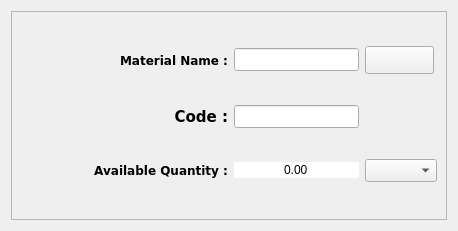
<?xml version="1.0" encoding="UTF-8"?>
<ui version="4.0">
 <class>AddPackingMterial</class>
 <widget class="QWidget" name="AddPackingMterial">
  <property name="geometry">
   <rect>
    <x>0</x>
    <y>0</y>
    <width>458</width>
    <height>231</height>
   </rect>
  </property>
  <property name="minimumSize">
   <size>
    <width>450</width>
    <height>231</height>
   </size>
  </property>
  <property name="maximumSize">
   <size>
    <width>462</width>
    <height>231</height>
   </size>
  </property>
  <property name="windowTitle">
   <string>Add Packing Mterial</string>
  </property>
  <property name="windowIcon">
   <iconset>
    <normaloff>icons/logo.png</normaloff>icons/logo.png</iconset>
  </property>
  <property name="layoutDirection">
   <enum>Qt::LeftToRight</enum>
  </property>
  <layout class="QGridLayout" name="gridLayout_2">
   <item row="0" column="0">
    <widget class="QFrame" name="frame">
     <property name="maximumSize">
      <size>
       <width>576</width>
       <height>213</height>
      </size>
     </property>
     <property name="frameShape">
      <enum>QFrame::StyledPanel</enum>
     </property>
     <property name="frameShadow">
      <enum>QFrame::Raised</enum>
     </property>
     <layout class="QGridLayout" name="gridLayout" columnstretch="1,0,0">
      <item row="2" column="2">
       <widget class="QComboBox" name="rm_units_combo">
        <property name="minimumSize">
         <size>
          <width>0</width>
          <height>23</height>
         </size>
        </property>
       </widget>
      </item>
      <item row="1" column="1">
       <widget class="QLineEdit" name="material_code">
        <property name="minimumSize">
         <size>
          <width>0</width>
          <height>23</height>
         </size>
        </property>
        <property name="font">
         <font>
          <weight>75</weight>
          <bold>true</bold>
         </font>
        </property>
       </widget>
      </item>
      <item row="0" column="0">
       <widget class="QLabel" name="label_5">
        <property name="font">
         <font>
          <family>Bitstream Vera Sans</family>
          <weight>75</weight>
          <bold>true</bold>
         </font>
        </property>
        <property name="text">
         <string>Material Name :</string>
        </property>
        <property name="alignment">
         <set>Qt::AlignRight|Qt::AlignTrailing|Qt::AlignVCenter</set>
        </property>
        <property name="buddy">
         <cstring>material_name</cstring>
        </property>
       </widget>
      </item>
      <item row="0" column="2">
       <widget class="QPushButton" name="add_pm">
        <property name="minimumSize">
         <size>
          <width>69</width>
          <height>28</height>
         </size>
        </property>
        <property name="maximumSize">
         <size>
          <width>69</width>
          <height>28</height>
         </size>
        </property>
        <property name="font">
         <font>
          <weight>50</weight>
          <bold>false</bold>
         </font>
        </property>
        <property name="text">
         <string/>
        </property>
        <property name="icon">
         <iconset>
          <normaloff>icons/add.png</normaloff>icons/add.png</iconset>
        </property>
       </widget>
      </item>
      <item row="0" column="1">
       <widget class="QLineEdit" name="material_name">
        <property name="minimumSize">
         <size>
          <width>0</width>
          <height>23</height>
         </size>
        </property>
        <property name="font">
         <font>
          <weight>75</weight>
          <bold>true</bold>
         </font>
        </property>
       </widget>
      </item>
      <item row="2" column="0">
       <widget class="QLabel" name="label_19">
        <property name="font">
         <font>
          <family>Bitstream Vera Sans</family>
          <weight>75</weight>
          <bold>true</bold>
         </font>
        </property>
        <property name="text">
         <string>Available Quantity :</string>
        </property>
        <property name="alignment">
         <set>Qt::AlignRight|Qt::AlignTrailing|Qt::AlignVCenter</set>
        </property>
        <property name="buddy">
         <cstring>rm_quantity</cstring>
        </property>
       </widget>
      </item>
      <item row="2" column="1">
       <widget class="QDoubleSpinBox" name="rm_quantity">
        <property name="styleSheet">
         <string notr="true">border:0px;
</string>
        </property>
        <property name="alignment">
         <set>Qt::AlignCenter</set>
        </property>
        <property name="buttonSymbols">
         <enum>QAbstractSpinBox::NoButtons</enum>
        </property>
        <property name="maximum">
         <double>10000000000000000000.000000000000000</double>
        </property>
       </widget>
      </item>
      <item row="1" column="0">
       <widget class="QLabel" name="label_4">
        <property name="font">
         <font>
          <family>Bitstream Vera Sans</family>
          <pointsize>11</pointsize>
          <weight>75</weight>
          <bold>true</bold>
          <kerning>true</kerning>
         </font>
        </property>
        <property name="text">
         <string>Code :</string>
        </property>
        <property name="alignment">
         <set>Qt::AlignRight|Qt::AlignTrailing|Qt::AlignVCenter</set>
        </property>
        <property name="buddy">
         <cstring>material_code</cstring>
        </property>
       </widget>
      </item>
     </layout>
    </widget>
   </item>
  </layout>
 </widget>
 <resources/>
 <connections/>
</ui>
